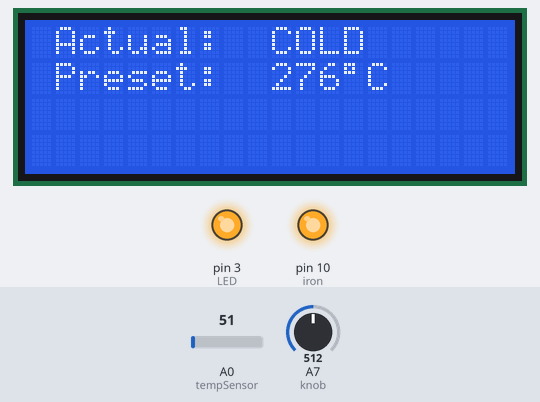
Bench run of a sketch on a simulated Arduino Nano, built with avr-gcc and run on an emulated ATmega328P. On the bench: 20×4 character LCD, output pins drawn as LEDs (lit = HIGH). Inputs (shaded band) come from the test bench; at power-on: A7 (knob) = 512, A0 (tempSensor) = 51.

Above: at 1.2 s.
1.3 s: A7 (knob) set to 3
At 2.5 s:
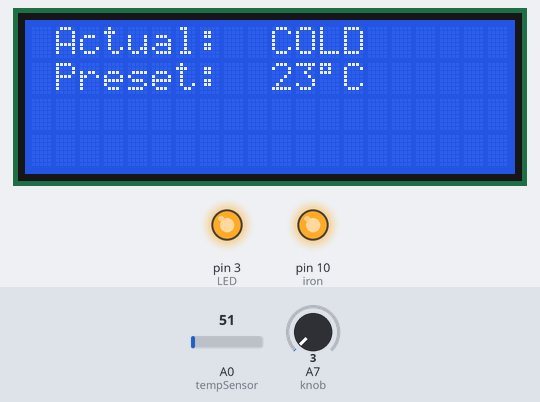
2.8 s: A7 (knob) set to 0
At 3.5 s:
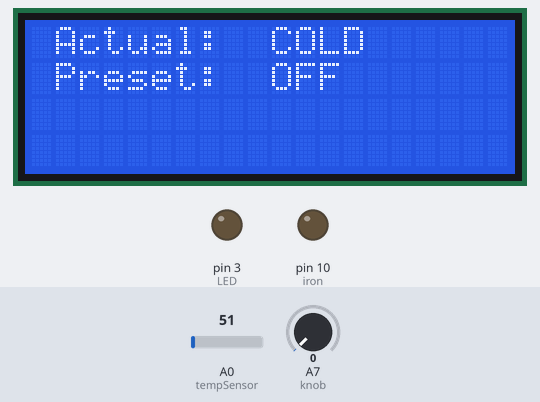
4.3 s: A7 (knob) set to 32
At 5.4 s:
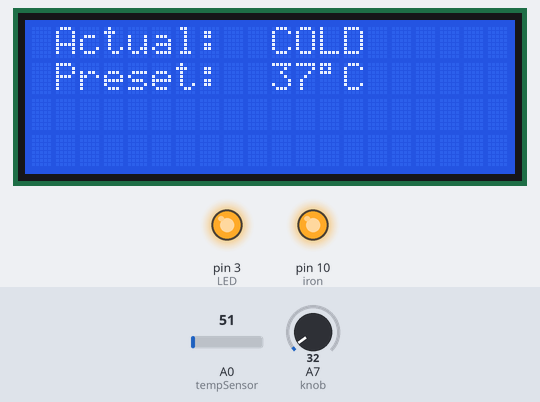
Timing chart, 0 to 7.3 s (numbered marks = the images above; inputs shaded):
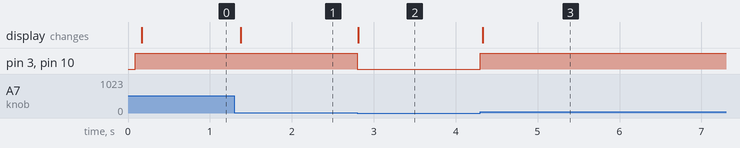

Measured:
- the behaviour switches between 2 and 1 on A7 (knob) (found by bisection; images 1 and 2)
- after the input at 1.3 s, the display: changes after 0.08 s (image 1)
- after the input at 2.8 s, pin 3 (LED), pin 10 (iron): HIGH → LOW at once; the display: changes at once (image 2)
- after the input at 4.3 s, pin 3 (LED), pin 10 (iron): LOW → HIGH at once; the display: changes at once (image 3)

The sketch:

Arduino_solder_station.ino
```cpp
// ###### Löd_Station 4.3 ######
// old bootloader

#include <Wire.h>
#include <LiquidCrystal_I2C.h>
LiquidCrystal_I2C lcd(0x27,20,4);

#define tempSensor A0
#define knob A7
#define iron 10
#define LED 3

const int
minTemp = 22,       // Minimum aquired iron tip temp during testing (°C)
maxTemp = 530,      // Maximum aquired iron tip temp during testing (°C)
minADC  = 204,      // Minimum aquired ADC value during minTemp testing
maxADC  = 600,      // Maximum aquired ADC value during maxTemp testing
maxPWM  = 255,      // Maximum PWM Power 255
avgCounts = 25;     // Number of avg samples

int
pwm = 0,
knobRAW = 0,
counter = 0,
iron_off = 0,
setTemp = 0,
setTempAVG = 0,
setTempAVG_old = 0,
currentTempAVG = 0;

float
currentTemp = 0.0,
store = 0.0,
knobStore = 0.0;

const unsigned long
off_timer = (480000),  // Turn of iron after n minutes (n * 60 * 1000)
lcdInterval = 80;

unsigned long
current_time = 0,
start_time = millis(),
currentMillis = 0,
previousMillis = 0;


void setup(){
  pinMode(tempSensor,INPUT);   // Set Temp Sensor pin as INPUT
  pinMode(knob,INPUT);         // Set Potentiometer Knob as INPUT
  pinMode(iron,OUTPUT);        // Set MOSFET PWM pin as OUTPUT
  pinMode(LED,OUTPUT);         // Set LED Status pin as OUTPUT
  lcd.backlight();
  lcd.init();
  lcd.clear();
  lcd.setCursor(0,1);lcd.print(" Preset: ");
  lcd.setCursor(0,0);lcd.print(" Actual: ");
  //Serial.begin(9600);
}


void loop(){

  // Gather Sensor Data
  knobRAW = analogRead(knob);
  setTemp = map(knobRAW,0,1023,minTemp,maxTemp);                              // Scale pot analog value into temp unit
  currentTemp = map(analogRead(tempSensor),minADC,maxADC,minTemp,maxTemp);    // Scale raw analog temp values as actual temp units


  // Get Average of Temp Sensor and Knob
  if(counter < avgCounts){
    store = store + currentTemp;
    knobStore = knobStore + setTemp;
    counter++;
  }
  else{
    currentTempAVG = (store/avgCounts)-1;
    setTempAVG = (knobStore/avgCounts);

    if (((setTempAVG >= setTempAVG_old - 1) && (setTempAVG <= setTempAVG_old + 1)) || (setTempAVG_old == 0)){
      // Do nothing
    }
    else {
      start_time = millis();  // Reset start_time only if new value
    }
    knobStore=0;
    store=0;
    counter=0;
    setTempAVG_old = setTempAVG;
  }

  // Iron on after n min without any change? Turn off
  current_time = millis();
  if (current_time - start_time >= off_timer){
    iron_off = 1;
  }
  else{
    iron_off = 0;
  }


  // PWM Soldering Iron Power Control
  if(analogRead(knob) <=1 ){            // Turn off iron when knob as at its lowest (iron shutdown)
    digitalWrite(LED,LOW);
    pwm=0;
  }
  else if(currentTemp <= setTemp){      // Turn on iron when iron temp is lower than preset temp
    if(iron_off == 0){
      digitalWrite(LED,HIGH);
      pwm=maxPWM;
    }
    else {                              // Turn off iron if iron_off == 1 (after n of minutes)
      digitalWrite(LED,LOW);
      pwm=0;
    }
  }
  else{                                 // Turn off iron when iron temp is higher than preset temp
    digitalWrite(LED,LOW);
    pwm=0;
  }
  analogWrite(iron,pwm);                // Apply the aquired PWM value from the three cases above


  // Display Data
  currentMillis = millis();
  if (currentMillis - previousMillis >= lcdInterval){
    previousMillis = currentMillis;

    if(analogRead(knob)<=1){
      lcd.setCursor(10,1);lcd.print("OFF   ");
    }
    else if (iron_off == 0){
      lcd.setCursor(10,1);lcd.print(setTempAVG,1);lcd.print((char)223);lcd.print("C ");
    }
    else {
      lcd.setCursor(10,1);lcd.print("A OFF ");
    }
    if(currentTemp < minTemp + 8){
      lcd.setCursor(10,0);lcd.print("COLD  ");
    }
    else{
      lcd.setCursor(10,0);lcd.print((currentTempAVG),1);lcd.print((char)223);lcd.print("C ");
    }
  }
}
```
